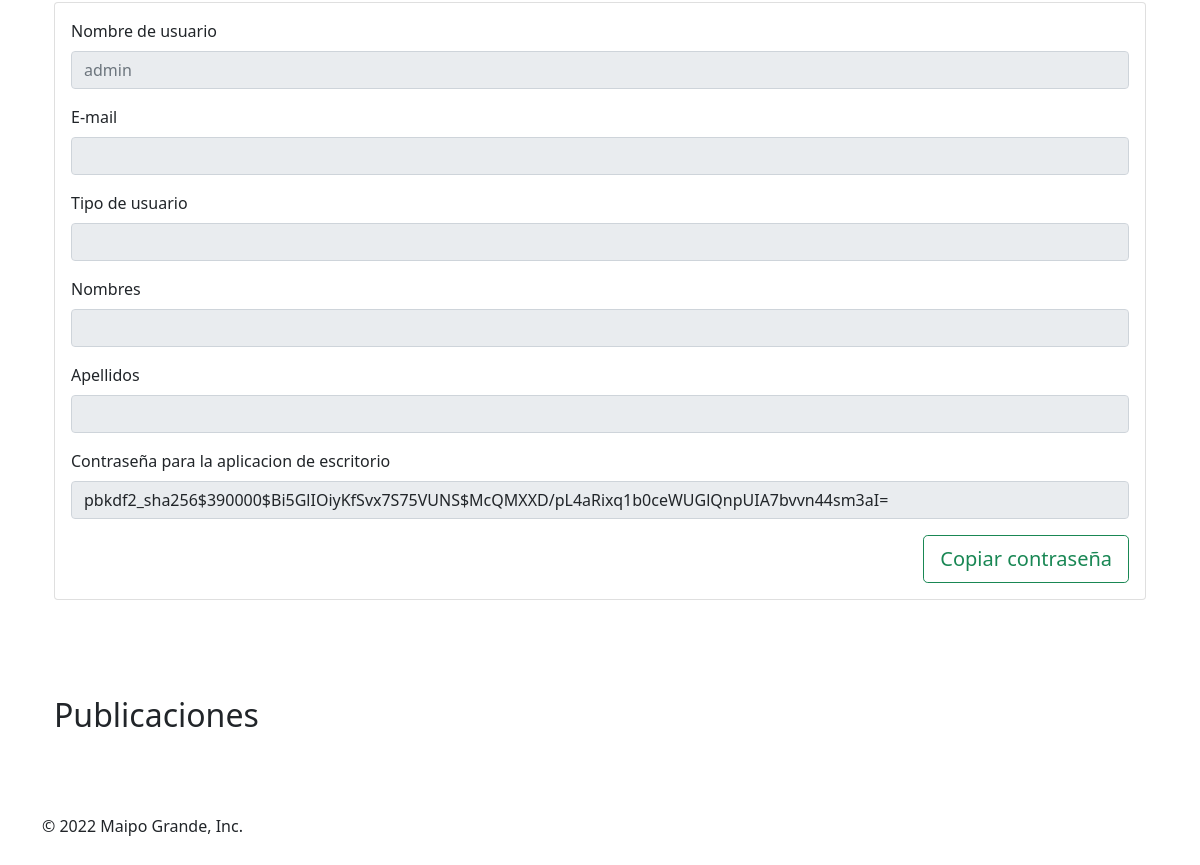
/profile/admin/ (signed in, lower part), run on an earlier commit of the app's database.
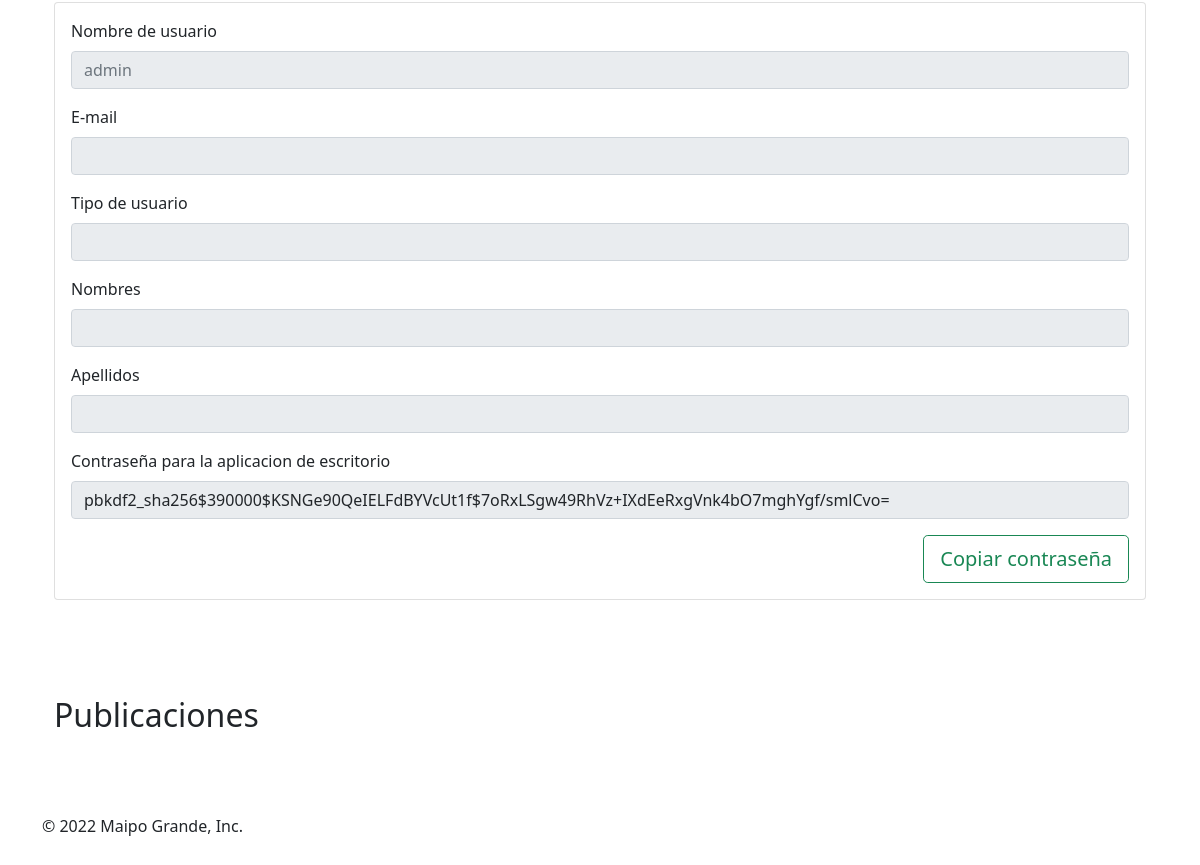
And on a later commit of the database.
### maipogrande/models.py (models this page shows)
class CustomUser(AbstractUser):
	type = models.CharField(max_length = 15, choices = USER_TYPE, default = '')
	country = models.CharField(max_length = 20, choices = COUNTRY, default = '')

### maipogrande/views.py (the view)
# urls.py: path('profile/<str:username>/', views.profile, name='profile'),
@login_required
def profile(request, username = None):
	current_user = request.user
	if username != current_user:
		user = CustomUser.objects.get(username=username)
		posts = user.posts.all()
	else:
		posts = current_user.posts.all()
		user = current_user
	return render(request, 'profile.html', {'user':user, 'posts':posts})

### maipogrande/models.py (called while the page is built)
	def following(self):
		user_ids = Relationship.objects.filter(from_user = self.user).values_list('to_user_id', flat = True)
		return CustomUser.objects.filter(id__in = user_ids)

	def followers(self):
		user_ids = Relationship.objects.filter(to_user = self.user).values_list('from_user_id', flat = True)
		return CustomUser.objects.filter(id__in = user_ids)

### maipogrande/templates/profile.html (shortened to what this page needs)
{% extends './feed.html' %}
{% load static %}
{% load humanize %}
{% block content %}
<div class="row">
    <br></br>
        <br></br>
        <br></br>
        <div class="col-12">
            <div class="card">
                <div class="card-body">
                    <div class="row">
                        <div class="col-sm-12 col-md-6 col-lg-8 col-xl-12">
                            <form>
                                <fieldset disabled>
                                    <div class="mb-3">
                                        <label for="username" class="form-label">Nombre de usuario</label>
                                        <input type="text" id="username" class="form-control" placeholder="{{ user.username }}">
                                    </div>
                                    <div class="mb-3">
                                        <label for="email" class="form-label">E-mail</label>
                                        <input type="text" id="email" class="form-control" placeholder=" {{ user.email }}">
                                    </div>
                                    <div class="mb-3">
                                        <label for="type" class="form-label">Tipo de usuario</label>
                                        <input type="text" id="type" class="form-control" placeholder=" {{ user.type }}">
                                    </div>
                                    <div class="mb-3">
                                        <label for="first_name" class="form-label">Nombres</label>
                                        <input type="text" id="first_name" class="form-control" placeholder=" {{ user.first_name }}">
                                    </div>
                                    <div class="mb-3">
                                        <label for="last_name" class="form-label">Apellidos</label>
                                        <input type="text" id="last_name" class="form-control" placeholder=" {{ user.last_name }}">
                                    </div>
                                </fieldset>
                                {% if user.username == request.user.username %}
                                <div class="mb-3">
                                    <label for="password" class="form-label">Contraseña para la aplicacion de escritorio</label>
                                    <input type="text" id="password" value="{{ user.password }}" class="form-control" placeholder=" {{ user.password }}" readonly>
                                </div>
                                <div class="d-flex flex-row-reverse">
                                    <button class="btn btn-outline-success btn-lg" type="submit"onclick="copyToClipboard()">
                                        Copiar contraseña
                                    </button>
                                </div>
                                {% endif %}
                            </form>
                        </div>
                    </div>
                </div>
            </div>
        </div>
    </div>
    <br></br>
    <br></br>
    <div class="col-12">
        <h2 class ="h2 text-start text-dark">Publicaciones</h2>
        <br></br>
    </div>
</div>
{% endblock %}

What changed in the data, as far as the page shows it:
changed CustomUser "admin": password "pbkdf2_sha256$390000$Bi5GlIOiyKfSvx7S75VUNS$McQMXXD/pL4aRixq1b0ceWUGlQnpUIA7bvvn44sm3aI=" → "pbkdf2_sha256$390000$KSNGe90QeIELFdBYVcUt1f$7oRxLSgw49RhVz+IXdEeRxgVnk4bO7mghYgf/smlCvo="
